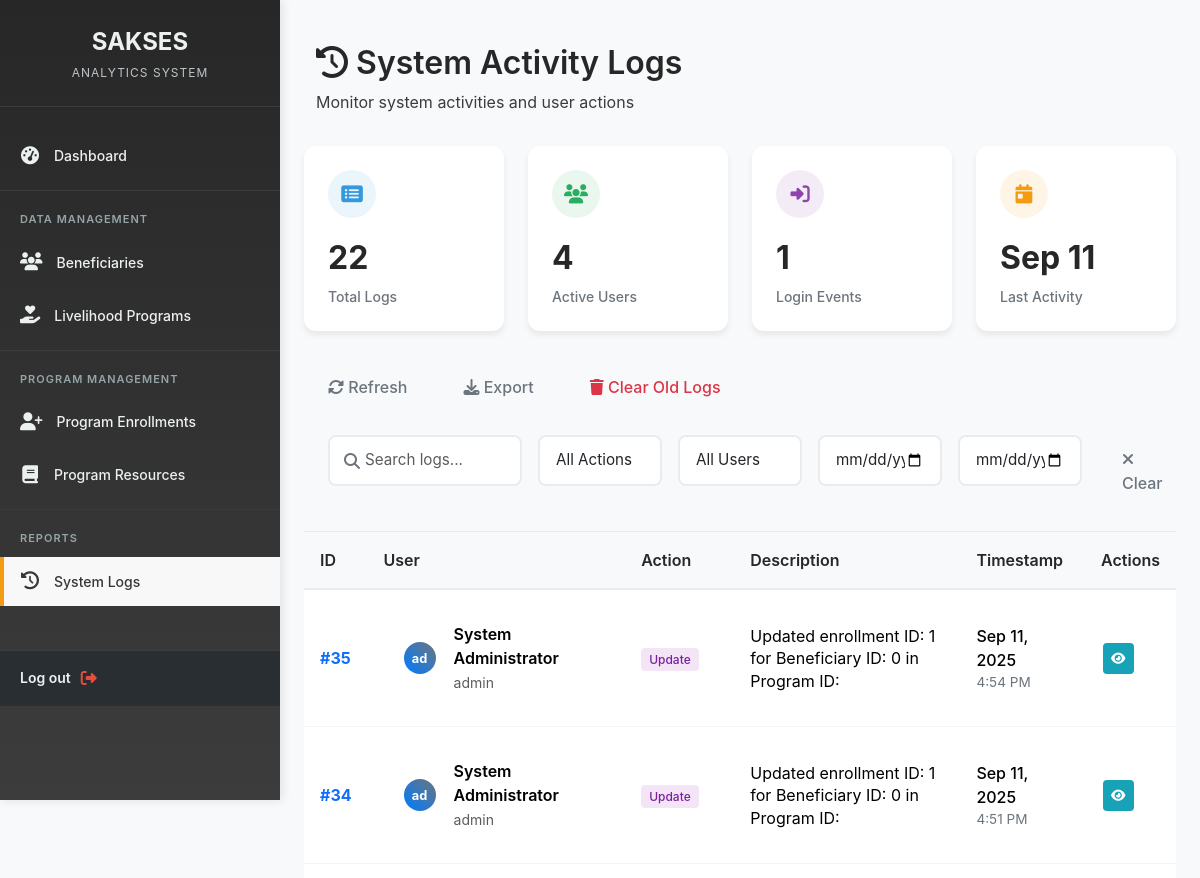
Page /components/systemlogs.php (upper part) on the earlier database version.
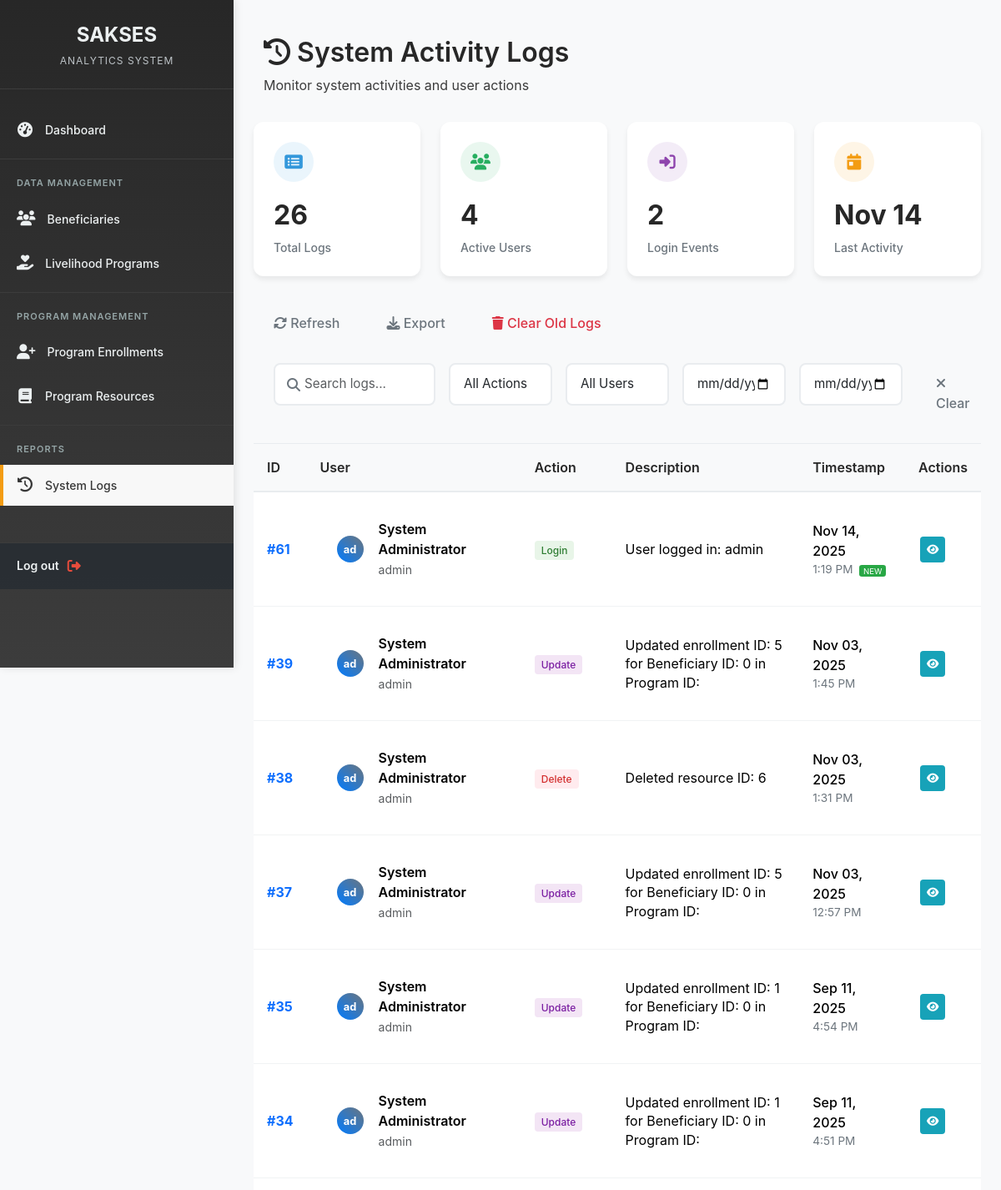
Same page on the later database version.
### tables this page shows
CREATE TABLE `system_logs` (
  `id` int(11) NOT NULL,
  `user_id` int(11) DEFAULT NULL,
  `action` varchar(100) NOT NULL,
  `description` text DEFAULT NULL,
  `created_at` timestamp NOT NULL DEFAULT current_timestamp()
);

### components/systemlogs.php (the view, shortened to what this page needs)
<!DOCTYPE html>
<html lang="en">
<?php
include "../backend/config.php";
$sql = "SELECT
    sl.id,
    sl.user_id,
    sl.action,
    sl.description,
    sl.created_at,
    CASE
        WHEN u.username IS NOT NULL THEN u.username
        ELSE 'System'
    END as username,
    CASE
        WHEN u.first_name IS NOT NULL AND u.last_name IS NOT NULL
        THEN CONCAT(u.first_name, ' ', u.last_name)
        ELSE 'System User'
    END as full_name,
    u.role
FROM system_logs sl
LEFT JOIN users u ON sl.user_id = u.id
ORDER BY sl.created_at DESC";
$result = $conn->query($sql);
$logs = $result->fetch_all(MYSQLI_ASSOC);
$stats_sql = "SELECT
    COUNT(*) as total_logs,
    COUNT(CASE WHEN sl.action = 'login' THEN 1 END) as login_count,
    COUNT(CASE WHEN sl.action LIKE '%Insert%' OR sl.action LIKE '%add%' THEN 1 END) as create_count,
    COUNT(CASE WHEN sl.action LIKE '%Update%' OR sl.action LIKE '%update%' THEN 1 END) as update_count,
    COUNT(CASE WHEN sl.action LIKE '%Delete%' OR sl.action LIKE '%delete%' THEN 1 END) as delete_count,
    COUNT(DISTINCT sl.user_id) as active_users,
    DATE(MAX(sl.created_at)) as last_activity_date
FROM system_logs sl";
$stats_result = $conn->query($stats_sql);
$stats = $stats_result->fetch_assoc();
?>
<head>
    <link href="https://cdn.jsdelivr.net/npm/bootstrap@5.3.8/dist/css/bootstrap.min.css" rel="stylesheet">
    <link rel="stylesheet" href="https://cdnjs.cloudflare.com/ajax/libs/font-awesome/6.7.2/css/all.min.css">
    <link rel="stylesheet" href="../styles/sidebar.css">
    <link rel="stylesheet" href="../styles/beneficiaries.css">
</head>
<body>
    <?php include 'sidebar.php'; ?>
    <div class="main-content p-4">
        <div class="page-header">
            <div class="container-fluid">
                <h1 class="page-title">
                    <i class="fas fa-history"></i>
                    System Activity Logs
                </h1>
                <p class="page-subtitle">Monitor system activities and user actions</p>
            </div>
        </div>
        <div class="stats-grid">
            <div class="stat-card">
                <div class="stat-icon primary">
                    <i class="fas fa-list-alt"></i>
                </div>
                <div class="stat-value"><?php echo number_format($stats['total_logs']); ?></div>
                <div class="stat-label">Total Logs</div>
            </div>
            <div class="stat-card">
                <div class="stat-icon success">
                    <i class="fas fa-users"></i>
                </div>
                <div class="stat-value"><?php echo number_format($stats['active_users']); ?></div>
                <div class="stat-label">Active Users</div>
            </div>
            <div class="stat-card">
                <div class="stat-icon info">
                    <i class="fas fa-sign-in-alt"></i>
                </div>
                <div class="stat-value"><?php echo number_format($stats['login_count']); ?></div>
                <div class="stat-label">Login Events</div>
            </div>
            <div class="stat-card">
                <div class="stat-icon warning">
                    <i class="fas fa-calendar-day"></i>
                </div>
                <div class="stat-value"><?php echo $stats['last_activity_date'] ? date('M d', strtotime($stats['last_activity_date'])) : 'N/A'; ?></div>
                <div class="stat-label">Last Activity</div>
            </div>
        </div>
        <div class="beneficiaries-card">
            <div class="d-flex gap-2">
                <button class="btn btn-outline-secondary btn-custom" onclick="refreshLogs()">
                    <i class="fas fa-sync-alt"></i> Refresh
                </button>
                <button class="btn btn-outline-secondary btn-custom" onclick="exportLogs()">
                    <i class="fas fa-download"></i> Export
                </button>
                <button class="btn btn-outline-danger btn-custom" onclick="clearOldLogs()">
                    <i class="fas fa-trash"></i> Clear Old Logs
                </button>
            </div>
            <div class="filter-bar">
                <div class="row g-3">
                    <div class="col-md-3">
                        <div class="search-box">
                            <i class="fas fa-search search-icon"></i>
                            <input type="text" class="form-control search-input" id="searchInput"
                                placeholder="Search logs...">
                        </div>
                    </div>
                    <div class="col-md-2">
                        <select class="form-select filter-select" id="actionFilter">
                            <option value="">All Actions</option>
                        </select>
                    </div>
                    <div class="col-md-2">
                        <select class="form-select filter-select" id="userFilter">
                            <option value="">All Users</option>
                        </select>
                    </div>
                    <div class="col-md-2">
                        <input type="date" class="form-control filter-select" id="dateFromFilter" title="From Date">
                    </div>
                    <div class="col-md-2">
                        <input type="date" class="form-control filter-select" id="dateToFilter" title="To Date">
                    </div>
                    <div class="col-md-1">
                        <button class="btn btn-outline-secondary w-100 btn-custom" onclick="clearFilters()">
                            <i class="fas fa-times"></i> Clear
                        </button>
                    </div>
                </div>
            </div>
            <div class="table-responsive">
                <table class="table beneficiaries-table">
                    <thead>
                        <tr>
                            <th>ID</th>
                            <th>User</th>
                            <th>Action</th>
                            <th>Description</th>
                            <th>Timestamp</th>
                            <th>Actions</th>
                        </tr>
                    </thead>
                    <tbody id="logsTableBody">
                        <?php foreach ($logs as $log): ?>
                            <tr class="log-row" data-log='<?php echo json_encode($log); ?>'>
                                <td>
                                    <span class="fw-bold text-primary">#<?php echo $log['id']; ?></span>
                                </td>
                                <td>
                                    <div class="user-info" style="background-color: white !important; border: none !important;">
                                        <div class="user-avatar <?php echo $log['user_id'] ? '' : 'system'; ?>">
                                            <?php echo $log['user_id'] ? substr($log['username'], 0, 2) : 'SYS'; ?>
                                        </div>
                                        <div>
                                            <div class="fw-semibold"><?php echo htmlspecialchars($log['full_name']); ?></div>
                                            <small class="text-muted"><?php echo htmlspecialchars($log['username']); ?></small>
                                        </div>
                                    </div>
                                </td>
                                <td>
                                    <span class="log-action-badge action-<?php echo strtolower(str_replace('_', '', $log['action'])); ?>">
                                        <?php echo ucwords(str_replace('_', ' ', $log['action'])); ?>
                                    </span>
                                </td>
                                <td>
                                    <div class="log-description">
                                        <?php echo htmlspecialchars($log['description']); ?>
                                    </div>
                                </td>
                                <td>
                                    <div class="fw-medium"><?php echo date('M d, Y', strtotime($log['created_at'])); ?></div>
                                    <div class="time-info"><?php echo date('g:i A', strtotime($log['created_at'])); ?>
                                        <?php if (strtotime($log['created_at']) > strtotime('-24 hours')): ?>
                                            <span class="recent-badge">NEW</span>
                                        <?php endif; ?>
                                    </div>
                                </td>
                                <td>
                                    <button class="action-btn" onclick="viewLogDetails(<?php echo $log['id']; ?>)" title="View Details">
                                        <i class="fas fa-eye"></i>
                                    </button>
                                </td>
                            </tr>
                        <?php endforeach; ?>
                    </tbody>
                </table>
            </div>
        </div>
    </div>
</body>
</html>

### components/sidebar.php (shortened to what this page needs)
<!DOCTYPE html>
<html lang="en">
<head>
</head>
<body>
    <div class="desktop-sidebar d-none d-md-block">
        <div class="sidebar-header">
            <div class="logo">SAKSES</div>
            <div class="logo-subtitle">Analytics System</div>
        </div>
        <ul class="nav-menu">
            <li class="nav-item">
                <a href="index.php" class="nav-link-custom <?php echo basename($_SERVER['PHP_SELF']) == 'index.php' ? 'active' : '' ?>">
                    <i class="fas fa-tachometer-alt nav-icon"></i>
                    <span class="nav-text">Dashboard</span>
                </a>
            </li>
            <div class="nav-section">Data Management</div>
            <li class="nav-item">
                <a href="beneficiaries.php" class="nav-link-custom <?php echo basename($_SERVER['PHP_SELF']) == 'beneficiaries.php' ? 'active' : '' ?>">
                    <i class="fas fa-users nav-icon"></i>
                    <span class="nav-text">Beneficiaries</span>
                </a>
            </li>
            <li class="nav-item">
                <a href="./livelihood.php" class="nav-link-custom <?php echo basename($_SERVER['PHP_SELF']) == 'livelihood.php' ? 'active' : '' ?>">
                    <i class="fa-solid fa-hand-holding-heart nav-icon"></i>
                    <span class="nav-text">Livelihood Programs</span>
                </a>
            </li>
            <div class="nav-section">Program Management</div>
            <li class="nav-item">
                <a href="./program_enrollments.php" class="nav-link-custom <?php echo basename($_SERVER['PHP_SELF']) == 'program_enrollments.php' ? 'active' : '' ?>">
                    <i class="fas fa-user-plus nav-icon"></i>
                    <span class="nav-text">Program Enrollments</span>
                </a>
            </li>
            <li class="nav-item">
                <a href="./program_resources.php" class="nav-link-custom <?php echo basename($_SERVER['PHP_SELF']) == 'enrollments.php' ? 'active' : '' ?>">
                    <i class="fas fa-book nav-icon"></i>
                    <span class="nav-text">Program Resources</span>
                </a>
            </li>
            <div class="nav-section">Reports</div>
            <li class="nav-item">
                <a href="./systemlogs.php" class="nav-link-custom <?php echo basename($_SERVER['PHP_SELF']) == 'systemlogs.php' ? 'active' : '' ?>">
                    <i class="fas fa-history nav-icon"></i>
                    <span class="nav-text">System Logs</span>
                </a>
            </li>
        </ul>
        <div class="user-info">
            <div class="user-profile">
                <div class="user-details">
                    <div class="user-name">Log out</div>
                </div>
                <i class="fas fa-sign-out-alt logout-btn" onclick="logout()"></i>
            </div>
        </div>
    </div>
</body>
</html>

### styles/sidebar.css (style rules this page uses)
:root { --sidebar-width: 280px; --primary-color: #272727; --secondary-color: #3c3c3c; --accent-color: #3498db; --success-color: #27ae60; --warning-color: #f39c12; --danger-color: #e74c3c; --light-color: #ecf0f1; --muted-color: #95a5a6; }
* { margin: 0; padding: 0; box-sizing: border-box; }
body { font-family: 'Segoe UI', Tahoma, Geneva, Verdana, sans-serif; background-color: #f8f9fa; overflow-x: hidden; }
.desktop-sidebar { width: var(--sidebar-width); height: 100vh; background: linear-gradient(180deg, var(--primary-color) 0%, var(--secondary-color) 100%); position: fixed; left: 0; top: 0; z-index: 1000; overflow-y: auto; box-shadow: 2px 0 10px rgba(0, 0, 0, 0.1); transition: all 0.3s ease; }
.sidebar-header { padding: 1.5rem; border-bottom: 1px solid var(--secondary-color); text-align: center; }
.logo { color: var(--light-color); font-size: 1.5rem; font-weight: bold; margin-bottom: 0.25rem; }
.logo-subtitle { color: #bdc3c7; font-size: 0.75rem; text-transform: uppercase; letter-spacing: 1px; }
.nav-menu { list-style: none; padding: 1.5rem 0; }
.nav-item { margin-bottom: 0.25rem; }
.nav-link-custom { display: flex; align-items: center; padding: 0.875rem 1.25rem; color: var(--light-color); text-decoration: none; transition: all 0.3s ease; position: relative; }
.nav-link-custom.active { background-color: #f8f8f8; color: rgb(55, 55, 55); }
.nav-link-custom.active::before { content: ''; position: absolute; left: 0; top: 0; width: 4px; height: 100%; background-color: var(--warning-color); }
.nav-icon { font-size: 1.125rem; margin-right: 0.875rem; min-width: 20px; text-align: center; }
.nav-text { font-size: 0.875rem; font-weight: 500; }
.nav-section { padding: 1.25rem 1.25rem 0.625rem; color: var(--muted-color); font-size: 0.6875rem; text-transform: uppercase; letter-spacing: 1px; font-weight: 600; border-top: 1px solid var(--secondary-color); margin-top: 0.625rem; }
.user-info { background-color: rgba(26, 37, 47, 0.5); padding: 1rem 1.25rem; border-top: 1px solid var(--secondary-color); }
.user-profile { display: flex; align-items: center; }
.user-avatar { width: 40px; height: 40px; border-radius: 50%; background: var(--accent-color); display: flex; align-items: center; justify-content: center; color: white; font-weight: bold; margin-right: 0.625rem; flex-shrink: 0; }
.user-details { flex: 1; }
.user-name { color: var(--light-color); font-size: 0.875rem; font-weight: 600; margin-bottom: 0.125rem; }
.logout-btn { color: var(--danger-color); font-size: 1rem; cursor: pointer; margin-left: 0.625rem; flex-shrink: 0; transition: color 0.3s ease; }

### components/systemlogs.php (style rules this page uses)
.log-action-badge { font-size: 0.75rem; padding: 0.25rem 0.5rem; border-radius: 0.25rem; font-weight: 500; }
.action-login { background-color: #e8f5e8; color: #2e7d32; }
.action-update { background-color: #f3e5f5; color: #7b1fa2; }
.action-delete { background-color: #ffebee; color: #d32f2f; }
.user-info { display: flex; align-items: center; gap: 0.5rem; }
.user-avatar { width: 32px; height: 32px; border-radius: 50%; background: linear-gradient(45deg, #007bff, #6c757d); display: flex; align-items: center; justify-content: center; color: white; font-weight: bold; font-size: 0.8rem; }
.log-description { max-width: 300px; word-wrap: break-word; line-height: 1.4; }
.time-info { font-size: 0.85rem; color: #6c757d; }
.recent-badge { background-color: #28a745; color: white; font-size: 0.6rem; padding: 0.1rem 0.3rem; border-radius: 0.2rem; margin-left: 0.25rem; }
.action-btn { padding: 0.375rem 0.5rem; border: none; border-radius: 0.25rem; font-size: 0.8rem; cursor: pointer; transition: all 0.2s ease; background-color: #17a2b8; color: white; }
.log-row { transition: background-color 0.2s ease; }

Differences in the rows shown:
added system_logs: id "61", username "ad", full_name "System Administrator", username "admin", action "Login", description "User logged in: admin", created_at "Nov 14, 2025", created_at "1:19 PM", shows "NEW"
added system_logs: id "39", username "ad", full_name "System Administrator", username "admin", action "Update", description "Updated enrollment ID: 5 for Beneficiary ID: 0 in Program ID:", created_at "Nov 03, 2025", created_at "1:45 PM"
added system_logs: id "38", username "ad", full_name "System Administrator", username "admin", action "Delete", description "Deleted resource ID: 6", created_at "Nov 03, 2025", created_at "1:31 PM"
added system_logs: id "37", username "ad", full_name "System Administrator", username "admin", action "Update", description "Updated enrollment ID: 5 for Beneficiary ID: 0 in Program ID:", created_at "Nov 03, 2025", created_at "12:57 PM"
Other differences:
$stats['total_logs']: "22" → "26"
$stats['login_count']: "1" → "2"
date('M d', strtotime($stats['last_activity_date'])): "Sep 11" → "Nov 14"
